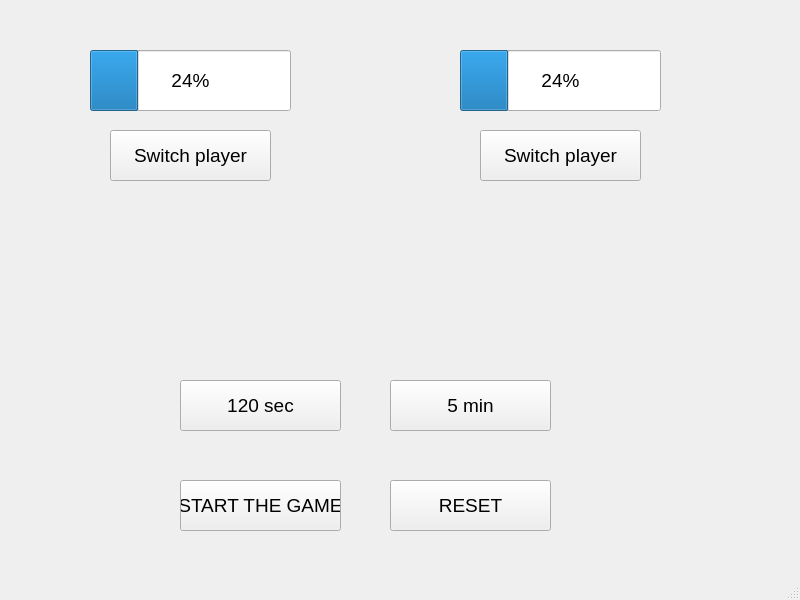
<?xml version="1.0" encoding="UTF-8"?>
<ui version="4.0">
 <class>MainWindow</class>
 <widget class="QMainWindow" name="MainWindow">
  <property name="geometry">
   <rect>
    <x>0</x>
    <y>0</y>
    <width>800</width>
    <height>600</height>
   </rect>
  </property>
  <property name="windowTitle">
   <string>MainWindow</string>
  </property>
  <widget class="QWidget" name="centralwidget">
   <widget class="QProgressBar" name="barPlayer1">
    <property name="geometry">
     <rect>
      <x>90</x>
      <y>50</y>
      <width>201</width>
      <height>61</height>
     </rect>
    </property>
    <property name="font">
     <font>
      <pointsize>14</pointsize>
     </font>
    </property>
    <property name="value">
     <number>24</number>
    </property>
   </widget>
   <widget class="QPushButton" name="btnPlayer1">
    <property name="geometry">
     <rect>
      <x>110</x>
      <y>130</y>
      <width>161</width>
      <height>51</height>
     </rect>
    </property>
    <property name="font">
     <font>
      <pointsize>14</pointsize>
     </font>
    </property>
    <property name="text">
     <string>Switch player</string>
    </property>
   </widget>
   <widget class="QLabel" name="labelText">
    <property name="geometry">
     <rect>
      <x>60</x>
      <y>220</y>
      <width>661</width>
      <height>91</height>
     </rect>
    </property>
    <property name="font">
     <font>
      <pointsize>14</pointsize>
     </font>
    </property>
    <property name="text">
     <string/>
    </property>
    <property name="alignment">
     <set>Qt::AlignCenter</set>
    </property>
   </widget>
   <widget class="QProgressBar" name="barPlayer2">
    <property name="geometry">
     <rect>
      <x>460</x>
      <y>50</y>
      <width>201</width>
      <height>61</height>
     </rect>
    </property>
    <property name="font">
     <font>
      <pointsize>14</pointsize>
     </font>
    </property>
    <property name="value">
     <number>24</number>
    </property>
   </widget>
   <widget class="QPushButton" name="btnPlayer2">
    <property name="geometry">
     <rect>
      <x>480</x>
      <y>130</y>
      <width>161</width>
      <height>51</height>
     </rect>
    </property>
    <property name="font">
     <font>
      <pointsize>14</pointsize>
     </font>
    </property>
    <property name="text">
     <string>Switch player</string>
    </property>
   </widget>
   <widget class="QPushButton" name="btnStart">
    <property name="geometry">
     <rect>
      <x>180</x>
      <y>480</y>
      <width>161</width>
      <height>51</height>
     </rect>
    </property>
    <property name="font">
     <font>
      <pointsize>14</pointsize>
     </font>
    </property>
    <property name="text">
     <string>START THE GAME</string>
    </property>
   </widget>
   <widget class="QPushButton" name="btnReset">
    <property name="geometry">
     <rect>
      <x>390</x>
      <y>480</y>
      <width>161</width>
      <height>51</height>
     </rect>
    </property>
    <property name="font">
     <font>
      <pointsize>14</pointsize>
     </font>
    </property>
    <property name="text">
     <string>RESET</string>
    </property>
   </widget>
   <widget class="QPushButton" name="btn120">
    <property name="geometry">
     <rect>
      <x>180</x>
      <y>380</y>
      <width>161</width>
      <height>51</height>
     </rect>
    </property>
    <property name="font">
     <font>
      <pointsize>14</pointsize>
     </font>
    </property>
    <property name="text">
     <string>120 sec</string>
    </property>
   </widget>
   <widget class="QPushButton" name="btn300">
    <property name="geometry">
     <rect>
      <x>390</x>
      <y>380</y>
      <width>161</width>
      <height>51</height>
     </rect>
    </property>
    <property name="font">
     <font>
      <pointsize>14</pointsize>
     </font>
    </property>
    <property name="text">
     <string>5 min</string>
    </property>
   </widget>
  </widget>
  <widget class="QMenuBar" name="menubar">
   <property name="geometry">
    <rect>
     <x>0</x>
     <y>0</y>
     <width>800</width>
     <height>21</height>
    </rect>
   </property>
  </widget>
  <widget class="QStatusBar" name="statusbar"/>
 </widget>
 <resources/>
 <connections/>
</ui>
